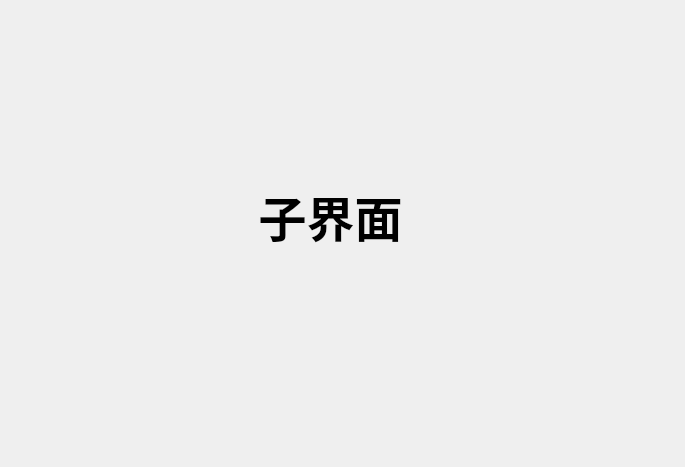
<?xml version="1.0" encoding="UTF-8"?>
<ui version="4.0">
 <class>SunDialog</class>
 <widget class="QDialog" name="SunDialog">
  <property name="geometry">
   <rect>
    <x>0</x>
    <y>0</y>
    <width>685</width>
    <height>467</height>
   </rect>
  </property>
  <property name="windowTitle">
   <string>Dialog</string>
  </property>
  <widget class="QLabel" name="label">
   <property name="geometry">
    <rect>
     <x>130</x>
     <y>160</y>
     <width>401</width>
     <height>111</height>
    </rect>
   </property>
   <property name="font">
    <font>
     <family>Arial</family>
     <pointsize>36</pointsize>
     <weight>75</weight>
     <bold>true</bold>
    </font>
   </property>
   <property name="text">
    <string>子界面</string>
   </property>
   <property name="alignment">
    <set>Qt::AlignCenter</set>
   </property>
  </widget>
 </widget>
 <resources/>
 <connections/>
</ui>
